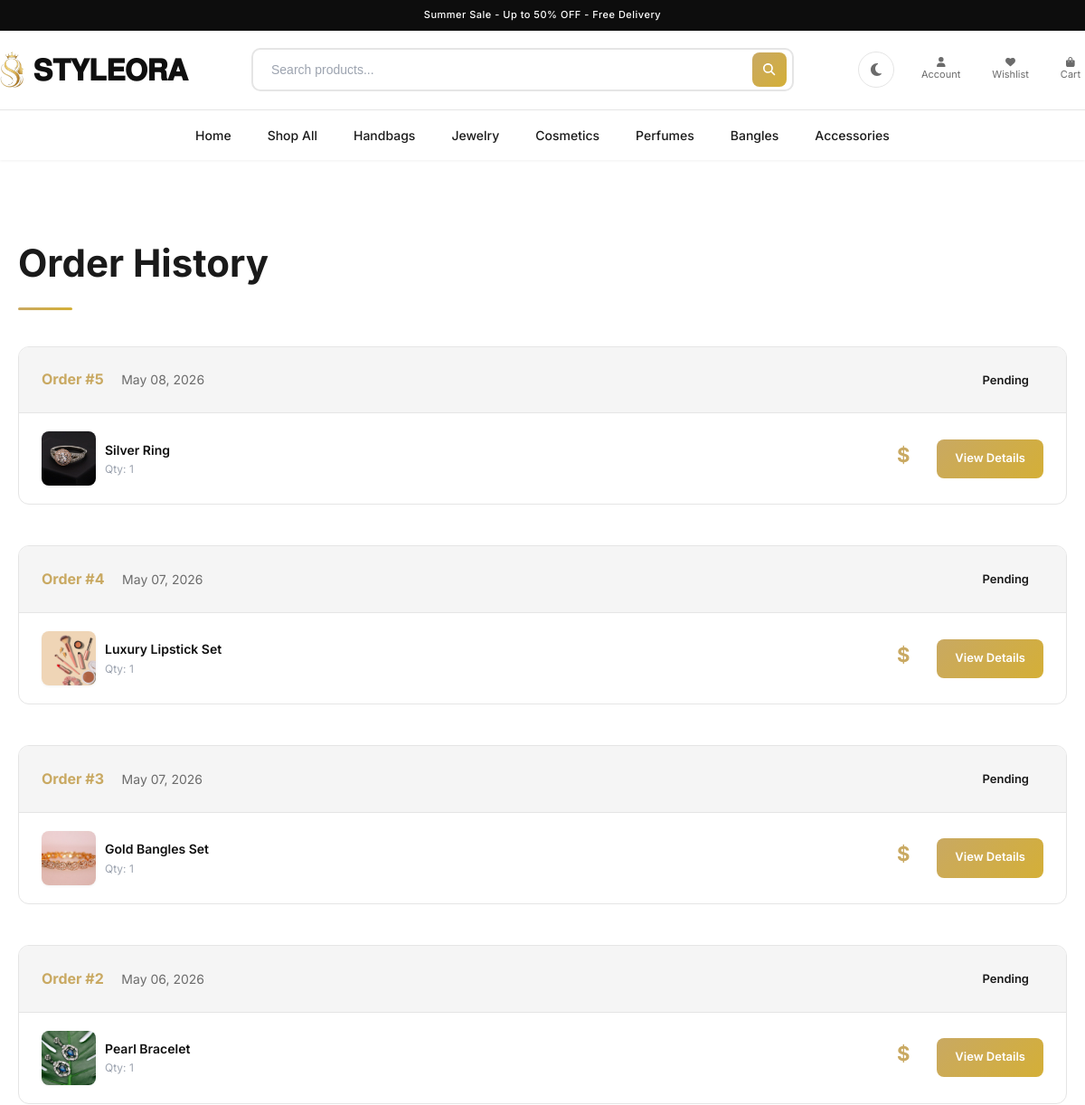
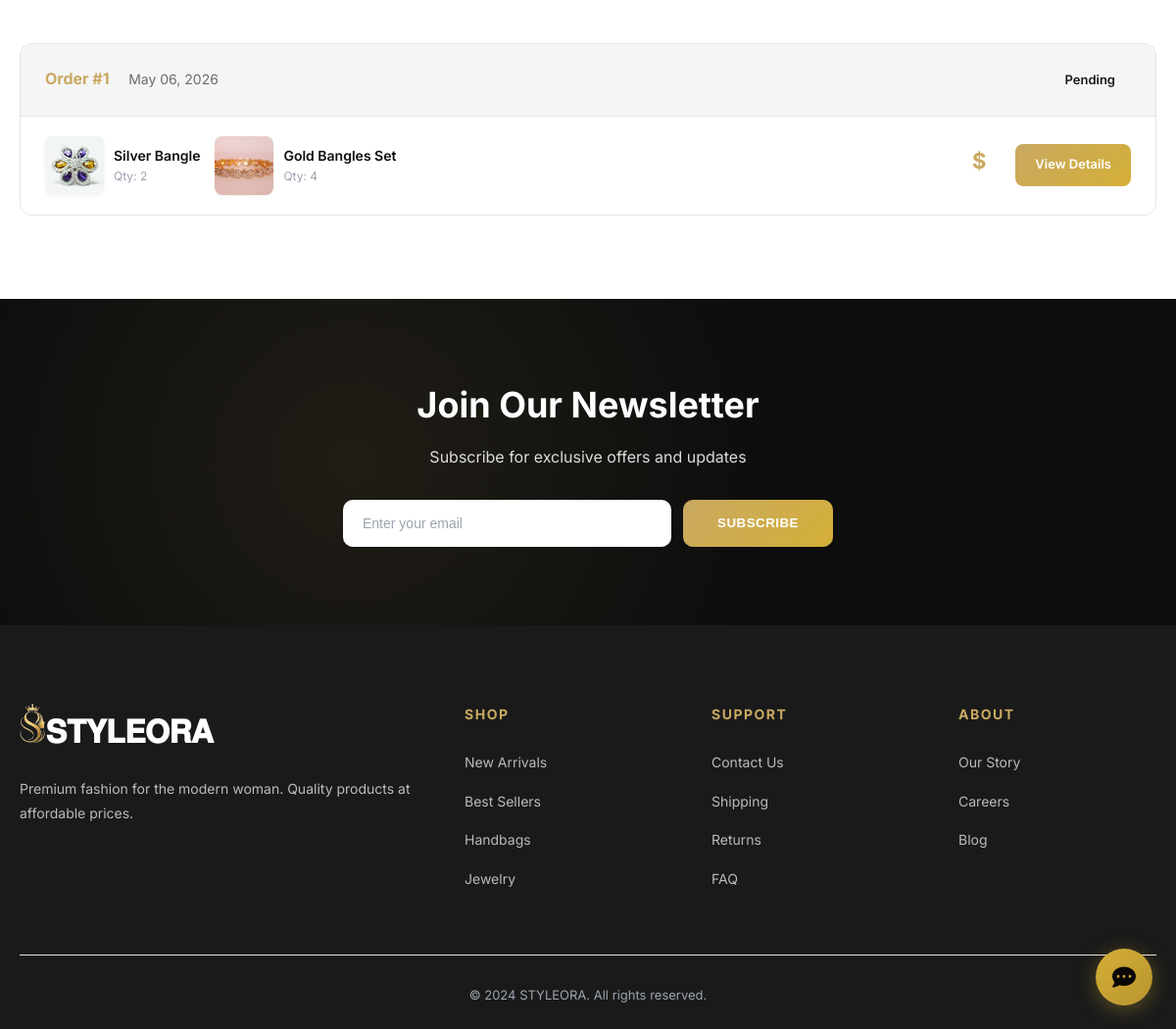
The app's page /order-history/ (signed in) with its own data (2 pictures, top to bottom).
### store/models.py (models this page shows, shortened)
class Order(models.Model):
    STATUS_CHOICES = [
        ('pending', 'Pending'),
        ('confirmed', 'Confirmed'),
        ('shipped', 'Shipped'),
        ('delivered', 'Delivered'),
        ('cancelled', 'Cancelled'),
    ]
    PAYMENT_STATUS = [
        ('pending', 'Pending'),
        ('paid', 'Paid'),
        ('failed', 'Failed'),
    ]
    PAYMENT_METHOD = [
        ('cod', 'Cash on Delivery'),
        ('online', 'Online Payment'),
    ]
    user = models.ForeignKey(User, on_delete=models.CASCADE, related_name='orders')
    order_number = models.CharField(max_length=20, unique=True)
    status = models.CharField(max_length=20, choices=STATUS_CHOICES, default='pending')
    payment_status = models.CharField(max_length=20, choices=PAYMENT_STATUS, default='pending')
    payment_method = models.CharField(max_length=20, choices=PAYMENT_METHOD, default='cod')
    total_amount = models.DecimalField(max_digits=10, decimal_places=2)
    shipping_address = models.TextField()
    phone = models.CharField(max_length=20)
    notes = models.TextField(blank=True)
    created_at = models.DateTimeField(auto_now_add=True)
    updated_at = models.DateTimeField(auto_now=True)
    class Meta:
        ordering = ['-created_at']

class OrderItem(models.Model):
    order = models.ForeignKey(Order, on_delete=models.CASCADE, related_name='items')
    product = models.ForeignKey(Product, on_delete=models.PROTECT)
    quantity = models.IntegerField(default=1)
    price = models.DecimalField(max_digits=10, decimal_places=2)

class Product(models.Model):
    name = models.CharField(max_length=200)
    slug = models.SlugField(unique=True)
    category = models.ForeignKey(Category, on_delete=models.CASCADE, related_name='products')
    description = models.TextField()
    price = models.DecimalField(max_digits=10, decimal_places=2)
    discount_price = models.DecimalField(max_digits=10, decimal_places=2, blank=True, null=True)
    image = models.ImageField(upload_to='products/')
    images = models.JSONField(default=list)
    stock = models.IntegerField(default=0)
    brand = models.CharField(max_length=100, blank=True)
    is_available = models.BooleanField(default=True)
    is_featured = models.BooleanField(default=False)
    is_trending = models.BooleanField(default=False)
    created_at = models.DateTimeField(auto_now_add=True)
    updated_at = models.DateTimeField(auto_now=True)
    class Meta:
        ordering = ['-created_at']

### store/views.py (the view)
# urls.py: path('order-history/', views.order_history, name='order_history'),
@login_required
def order_history(request):
    orders = Order.objects.filter(user=request.user).order_by('-created_at')
    context = {'orders': orders}
    return render(request, 'store/order_history.html', context)

### templates/store/order_history.html (shortened to what this page needs)
{% extends 'store/base.html' %}
{% load static %}
{% block content %}
<section class="orders-page">
    <div class="container">
        <h1>Order History</h1>
        {% if orders %}
        <div class="orders-list">
            {% for order in orders %}
            <div class="order-card">
                <div class="order-header">
                    <div>
                        <span class="order-id">Order #{{ order.id }}</span>
                        <span class="order-date">{{ order.created_at|date:"F d, Y" }}</span>
                    </div>
                    <span class="order-status status-{{ order.status }}">{{ order.get_status_display }}</span>
                </div>
                <div class="order-body">
                    <div class="order-items">
                        {% for item in order.items.all|slice:":3" %}
                        <div class="order-item">
                            <img src="{{ item.product.image.url }}" alt="{{ item.product.name }}">
                            <div>
                                <h4>{{ item.product.name }}</h4>
                                <p>Qty: {{ item.quantity }}</p>
                            </div>
                        </div>
                        {% endfor %}
                    </div>
                    <div class="order-summary">
                        <span class="order-total">${{ order.total }}</span>
                        <a href="{% url 'order_detail' order.id %}" class="btn-view">View Details</a>
                    </div>
                </div>
            </div>
            {% endfor %}
        </div>
        {% endif %}
    </div>
</section>
{% endblock %}

### templates/store/base.html (style rules this page uses)
* { margin: 0; padding: 0; box-sizing: border-box; }
:root { --primary: #0f0f0f; --primary-hover: #2a2a2a; --secondary: #c9a962; --accent: #d4af37; --accent-light: #e8c547; --success: #10b981; --danger: #dc2626; --bg: #ffffff; --bg-alt: #f8f8f8; --card-bg: #ffffff; --card-bg-alt: #f5f5f5; --section-alt: #f8f8f8; --light: #f8f8f8; --white: #ffffff; --text: #1a1a1a; --text-light: #6b6b6b; --text-muted: #9ca3af; --heading-fg: #0f0f0f; --link-fg: #c9a962; --link-hover: #d4af37; --btn-fg: #ffffff; --btn-fg-hover: #ffffff; --btn-outline-fg: #c9a962; --btn-dark-fg: #ffffff; --input-bg: #ffffff; --input-fg: #1a1a1a; --input-border: #d1d5db; --input-placeholder: #9ca3af; --input-focus-border: #c9a962; --input-focus-shadow: rgba(201, 169, 98, 0.15); --border: #e5e5e5; --border-light: #f0f0f0; --shadow-sm: 0 1px 3px rgba(0,0,0,0.06); --shadow-md: 0 4px 15px rgba(0,0,0,0.06); --shadow-lg: 0 8px 25px rgba(0,0,0,0.08); --shadow-gold: 0 4px 15px rgba(201, 169, 98, 0.15); --shadow-gold-lg: 0 8px 25px rgba(201, 169, 98, 0.3); --icon-color: #6b6b6b; --icon-hover: #c9a962; --badge-fg: #ffffff; --footer-bg: #1a1a1a; --footer-text: #ffffff; --footer-link: rgba(255,255,255,0.7); --hero-bg: #0d0d0d; --hero-text: #ffffff; --nav-link: #1a1a1a; --nav-link-hover: #c9a962; --nav-active: #c9a962; --selection-bg: #c9a962; --selection-fg: #ffffff; --scrollbar-track: #f0f0f0; --scrollbar-thumb: #c9a962; --overlay-bg: rgba(0,0,0,0.5); --gradient-overlay: linear-gradient(transparent, rgba(0,0,0,0.7)); --price-fg: #c9a962; --price-old: #9ca3af; --code-bg: #f5f5f5; --code-fg: #1a1a1a; --star-color: #c9a962; --toolbar-bg: #ffffff; --toggle-icon: '\f185'; }
::placeholder { color: var(--input-placeholder); opacity: 1; }
body { font-family: 'Inter', -apple-system, BlinkMacSystemFont, sans-serif; color: var(--text); background: var(--bg); line-height: 1.6; overflow-x: hidden; transition: background 0.3s, color 0.3s, border-color 0.3s; }
a { text-decoration: none; color: inherit; }
img { max-width: 100%; height: auto; }
.container { max-width: 1400px; margin: 0 auto; padding: 0 20px; }
:root { --chat-bg: #ffffff; --chat-header-bg: linear-gradient(135deg, #0a0806, #1a1410); --chat-header-fg: #d4af37; --chat-user-bg: #d4af37; --chat-user-fg: #ffffff; --chat-bot-bg: #f0ece4; --chat-bot-fg: #1a1a1a; --chat-input-bg: #f7f4ed; --chat-input-fg: #1a1a1a; --chat-input-border: #d4c5a0; --chat-shadow: rgba(0,0,0,0.15); --chat-close-fg: #ffffff; --chat-timestamp: #9ca3af; --chat-welcome-bg: linear-gradient(135deg, #f7f4ed, #ede8dd); }

### records on screen
Order: id "5", created_at "May 08, 2026", status "Pending"
OrderItem: product.image (picture), product.name "Silver Ring", quantity "1"
Order: id "4", created_at "May 07, 2026", status "Pending"
OrderItem: product.image (picture), product.name "Luxury Lipstick Set", quantity "1"
Order: id "3", created_at "May 07, 2026", status "Pending"
OrderItem: product.image (picture), product.name "Gold Bangles Set", quantity "1"
Order: id "2", created_at "May 06, 2026", status "Pending"
OrderItem: product.image (picture), product.name "Pearl Bracelet", quantity "1"
Order: id "1", created_at "May 06, 2026", status "Pending"
OrderItem: product.image (picture), product.name "Silver Bangle", quantity "2"
OrderItem: product.image (picture), product.name "Gold Bangles Set", quantity "4"
